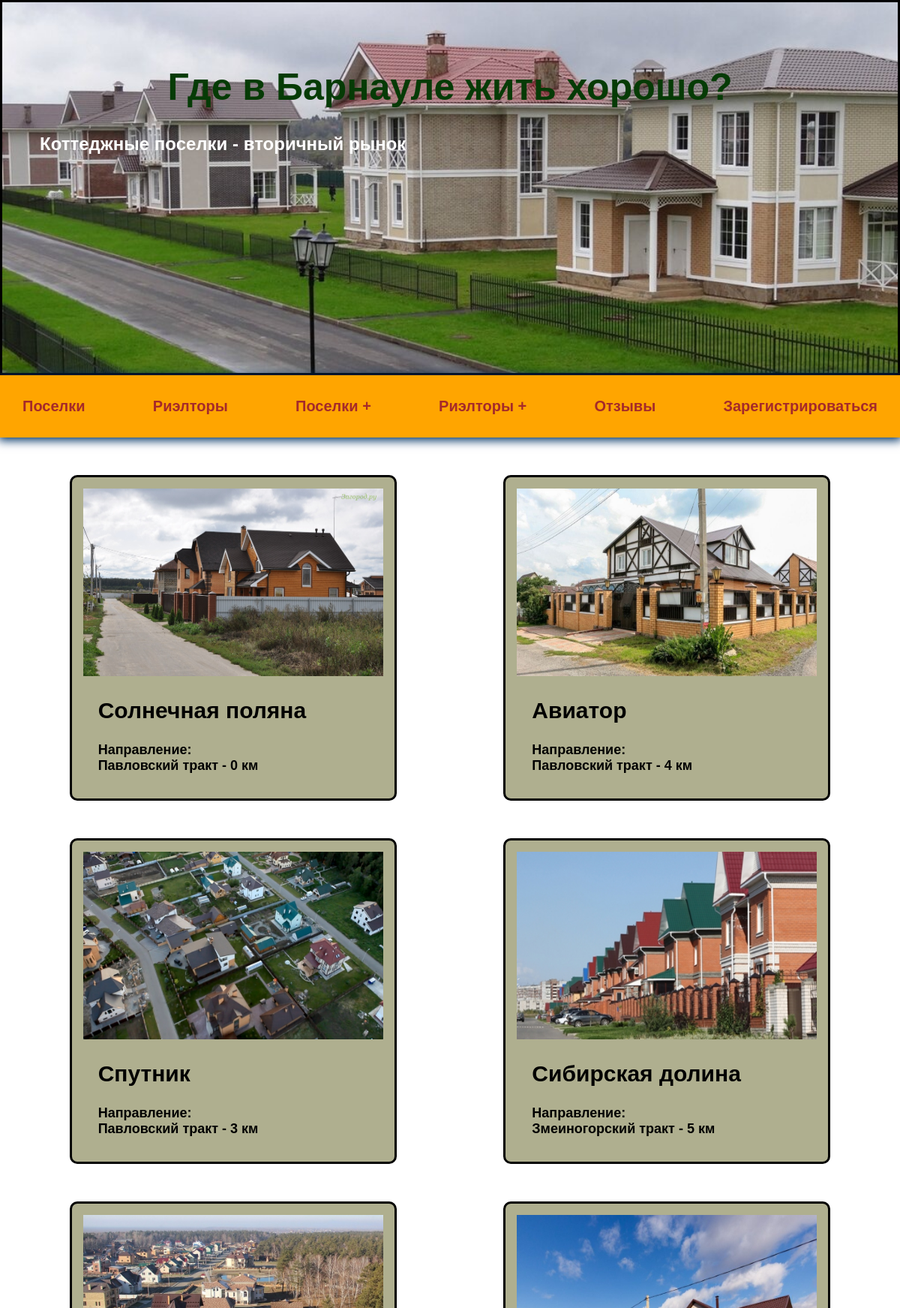
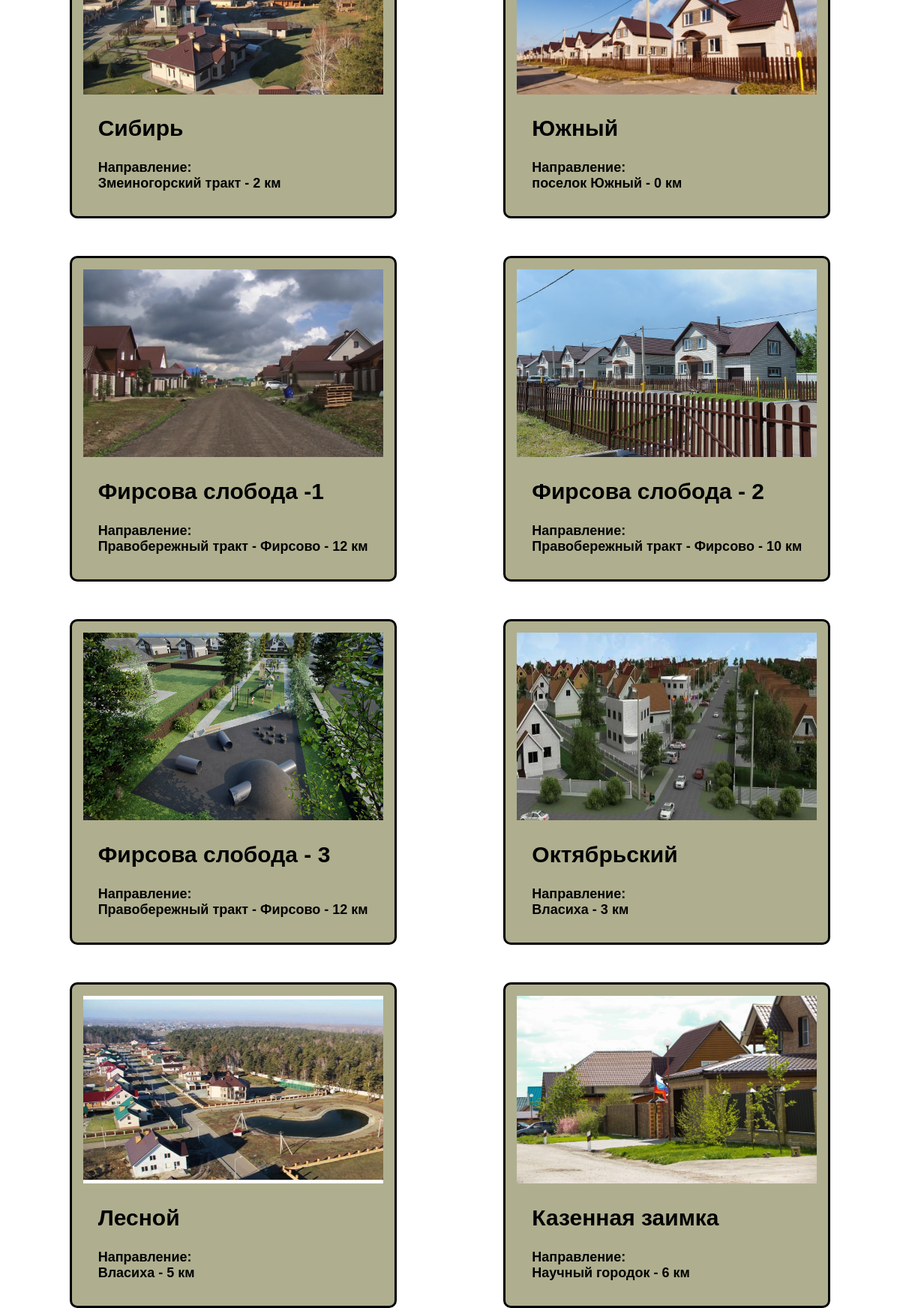
The page / on the database its author committed (2 pictures, top to bottom).
### villages/models.py (models this page shows, shortened)
class Village(models.Model):
    title = models.CharField(max_length=100)
    description = models.TextField()
    featured_image = models.ImageField(upload_to="villages", blank=True, default="default.jpg")
    direction = models.CharField(max_length=100)
    distance = models.IntegerField(default=0)
    quantity = models.IntegerField(default=0)
    square = models.IntegerField(default=0)
    land_price = models.IntegerField(default=0)
    contacts = models.CharField(max_length=200, blank=True)
    website = models.CharField(max_length=400, blank=True)
    vote_total = models.IntegerField(default=0)
    infrastructures = models.ManyToManyField('Infrastructure', blank=True)

### villages/views.py (the view)
# urls.py: path('', include('villages.urls')),
def villages(request):
    vg = Village.objects.all()
    context = {
        "villages": vg
    }
    return render(request, 'villages/villages.html', context)

### villages/templates/villages/villages.html
{% extends 'villages/base.html' %}
{% block content %}
<div class="cards">
    {% for villag in villages %}
    <div class="card">
         <a href="{% url 'village' villag.id %}" class="village">
            <img class="image_card" src="{{ villag.featured_image.url }}" alt="image_card">
            <h2>
            {{ villag.title }}
            </h2>
            <p>Направление:<br>{{ villag.direction }} - {{ villag.distance }} км</p>
         </a>
    </div>
    {% endfor %}
</div>
{% endblock %}

### realtors/static/css/style.css (style rules this page uses)
body { padding: 0; margin: 0; font-family: Arial, Helvetica, sans-serif; }
h2 { color: white; }
a { text-decoration: none; }
.cards { width: 100%; margin-top: 50px; display: flex; flex-wrap: wrap; justify-content: space-evenly; gap: 50px; }
.card { padding: 15px; border: 3px solid black; border-radius: 10px; background-color: rgb(175, 175, 143); box-sizing: border-box; }
.card h2 { margin-left: 20px; font-size: 30px; font-weight: bold; color: black; }
.card p { margin-left: 20px; font-size: 18px; font-weight: bold; color: black; }
.image_card { width: 400px; height: 250px; }

### rows shown on the page
Village: featured_image (picture), title "Солнечная поляна", direction "Павловский тракт", distance "0"
Village: featured_image (picture), title "Авиатор", direction "Павловский тракт", distance "4"
Village: featured_image (picture), title "Спутник", direction "Павловский тракт", distance "3"
Village: featured_image (picture), title "Сибирская долина", direction "Змеиногорский тракт", distance "5"
Village: featured_image (picture), title "Сибирь", direction "Змеиногорский тракт", distance "2"
Village: featured_image (picture), title "Южный", direction "поселок Южный", distance "0"
Village: featured_image (picture), title "Фирсова слобода -1", direction "Правобережный тракт - Фирсово", distance "12"
Village: featured_image (picture), title "Фирсова слобода - 2", direction "Правобережный тракт - Фирсово", distance "10"
Village: featured_image (picture), title "Фирсова слобода - 3", direction "Правобережный тракт - Фирсово", distance "12"
Village: featured_image (picture), title "Октябрьский", direction "Власиха", distance "3"
Village: featured_image (picture), title "Лесной", direction "Власиха", distance "5"
Village: featured_image (picture), title "Казенная заимка", direction "Научный городок", distance "6"
